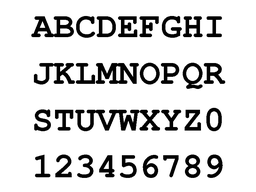
#> input picture Uebungsblatt_08/code/given/Alphabet.png, 256 x 192 px, shrunk from 800 x 600 before the run
$ python sheet08.py --task harris --image1 Alphabet.png
#> lines starting #> are read from the running program, lines starting #| are printed output that depends on the picture; after the words box and inside, x2 and y2 are one past the last pixel; in counts of white or black regions, pixels touching at a corner belong together
#> in load_image, image is the input picture: shape (192, 256); min 0, max 255, mean 217
#| Bildgröße: (192, 256)
import numpy as np
import cv2
import argparse
import math

def harris_corner_detector(image, kappa=0.15, sigma=2.0, threshold=500000):
    """
    Harris Corner Detector

    Parameters:
    - image: Input grayscale image (numpy array)
    - kappa: Harris detector parameter (typically 0.04-0.06)
    - sigma: Standard deviation for Gaussian smoothing
    - threshold: Threshold for corner response

    Returns:
    - corners: List of corner coordinates [(x, y), ...]

    """
#> called with kappa = 0.15, sigma = 2, threshold = 500000
    def calc_weight(u, v):
        e = np.exp(1)
        harris_weight = e ** ( - (u ** 2 + v ** 2) / (2 * (sigma ** 2)))
        return harris_weight

    # Arbeitskopie in float32, um Überläufe zu vermeiden
    img = image.astype(np.float32)

    dx = np.zeros(image.shape, dtype=np.float32)
    dy = np.zeros(image.shape, dtype=np.float32)

    for x in range(1, image.shape[0]-1):
        for y in range(1, image.shape[1]-1):
             dx[x,y] = (img[x+1,y] - img[x-1,y])
             dy[x,y] = (img[x,y+1] - img[x,y-1])

    dxx = np.zeros(dx.shape, dtype=np.float32)
    dyy = np.zeros(dy.shape, dtype=np.float32)

    for x in range(1, len(dx)):
        for y in range(1, len(dx[x])):
            dxx[x,y] = dx[x,y] ** 2
            dyy[x,y] = dy[x,y] ** 2
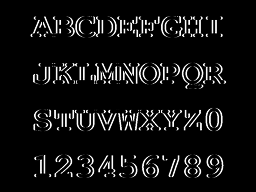
#> dyy: shape (192, 256) float32; min 0, max 65025, mean 4558.7; drawn with min black and max white

    dxy = np.zeros(dx.shape, dtype=np.float32)

    for x in range (1, len(dx)):
        for y in range (1, len(dx[x])):
            dxy[x,y] = dx[x,y] * dy[x,y]

    wdxx = np.zeros(dxx.shape, dtype=np.float32)
    wdyy = np.zeros(dyy.shape, dtype=np.float32)
    wdxy = np.zeros(dxy.shape, dtype=np.float32)

    # Feste Fenstergröße 3x3, Offsets u,v in {-1,0,1}
    H, W = dxx.shape
#> H = 192; W = 256
    for x in range(1, H-1):
        for y in range(1, W-1):
            sxx = 0.0
            syy = 0.0
            sxy = 0.0
            for u in (-1, 0, 1):
                for v in (-1, 0, 1):
                    w = calc_weight(u, v)
                    sxx += dxx[x+u, y+v] * w
                    syy += dyy[x+u, y+v] * w
                    sxy += dxy[x+u, y+v] * w
            wdxx[x,y] = sxx
            wdyy[x,y] = syy
            wdxy[x,y] = sxy
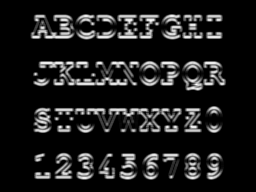
#> wdxx: shape (192, 256) float32; min 0, max 319956.5, mean 35746.8; drawn with min black and max white
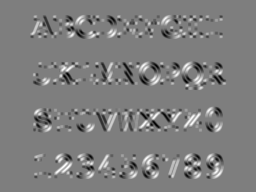
#> wdxy: shape (192, 256) float32; min -222288.2, max 225431.3, mean 714.2; drawn with min black and max white
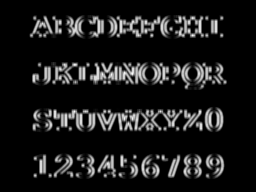
#> wdyy: shape (192, 256) float32; min 0, max 343074, mean 34852.5; drawn with min black and max white

    response = np.zeros(wdxx.shape, dtype=np.float32)
    for x in range(1, H-1):
        for y in range(1, W-1):
            det = wdxx[x,y] * wdyy[x,y] - (wdxy[x,y] ** 2)
            trace = wdxx[x,y] + wdyy[x,y]
            response[x,y] = det - kappa * (trace ** 2)
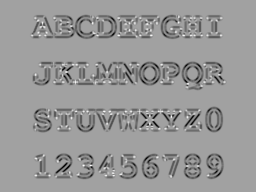
#> response: shape (192, 256) float32; min -3.05e+10, max 1.77e+10, mean -1.68e+09; drawn with min black and max white

    corners = []
    for x in range(1, H-1):
        for y in range(1, W-1):
            if response[x,y] > threshold:
                corners.append((y,x))
#| Anzahl gefundener Corners: 1608


    print(f"Harris Corner Detector - Parameter: κ={kappa}, σ={sigma}, t={threshold}")

    return corners


def visualize_corners(image, corners):
    """
    Visualize detected corners on image

    Args:
        image: Original grayscale image
        corners: List of corner coordinates

    Returns:
        result_image: RGB image with marked corners
    """
    # Konvertierung zu RGB falls Grauwert
    if len(image.shape) == 2:
        result_image = cv2.cvtColor(image, cv2.COLOR_GRAY2RGB)
    else:
        result_image = image.copy()

    for corner in corners:
        x, y = corner
        y0 = max(0, y - 1)
        y1 = min(result_image.shape[0], y + 2)
        x0 = max(0, x - 1)
        x1 = min(result_image.shape[1], x + 2)
        result_image[y0:y1, x0:x1] = [255, 0, 0]
#> this loop made 1608 passes
#> corner on passes 1 to 3: (95, 15), (176, 15), (178, 15)
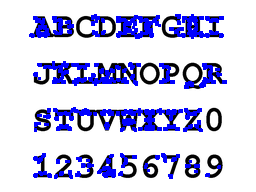
#> result_image: shape (192, 256, 3); 11.53% of pixels changed, all inside (x1, y1, x2, y2) = (29, 14, 227, 179)

    return result_image


# [189 lines left out: functions compute_gradient_magnitude_orientation, compute_sift_descriptors, find_correspondences, visualize_correspondences, not called in this run]


def load_image(image_path, grayscale=True):
    """Helper function to load images"""
    if grayscale:
        image = cv2.imread(image_path, cv2.IMREAD_GRAYSCALE)
    else:
        image = cv2.imread(image_path, cv2.IMREAD_COLOR)
        image = cv2.cvtColor(image, cv2.COLOR_BGR2RGB)

    if image is None:
        raise FileNotFoundError(f"Bild nicht gefunden: {image_path}")

    return image


# [54 lines left out: function extract_corners_from_harris_result, not called in this run]


def process_harris_task(image_path, kappa, sigma, threshold):
    """Aufgabe 2: Harris Corner Detector"""
    print("=== Aufgabe 2: Harris Corner Detector ===")
    print(f"Eingabebild: {image_path}")
    print(f"Parameter: κ={kappa}, σ={sigma}, t={threshold}")

    # Bild laden
    image = load_image(image_path, grayscale=True)
    print(f"Bildgröße: {image.shape}")

    # Harris Corner Detector
    corners = harris_corner_detector(image, kappa, sigma, threshold)

    print(f"Anzahl gefundener Corners: {len(corners)}")

    # Visualisierung
    result_image = visualize_corners(image, corners)

    # Ausgabe
    output_filename = f"result_harris_{image_path.split('/')[-1]}"
    cv2.imwrite(output_filename, cv2.cvtColor(result_image, cv2.COLOR_RGB2BGR))
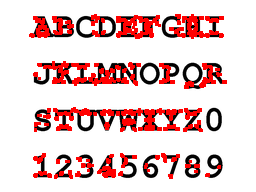
#> saved as result_harris_Alphabet.png: shape (192, 256, 3); mean B, G, R 203, 203, 232.4
    print(f"Ergebnisbild gespeichert: {output_filename}")

    return corners, result_image


# [65 lines left out: function process_sift_task, not called in this run]


def main():
    parser = argparse.ArgumentParser(description='Harris Corner Detector und SIFT Descriptor')
    parser.add_argument('--task', choices=['harris', 'sift'], required=True,
                        help='Aufgabe: harris (Aufgabe 2) oder sift (Aufgabe 4)')
    parser.add_argument('--image1', required=True, help='Pfad zum ersten Bild')
    parser.add_argument('--image2', help='Pfad zum zweiten Bild (nur für SIFT)')
    parser.add_argument('--kappa', type=float, default=0.15, help='Harris Kappa Parameter')
    parser.add_argument('--sigma', type=float, default=2.0, help='Sigma für Gauss-Filter')
    parser.add_argument('--threshold', type=float, default=500000, help='Schwellwert für Corner Response')
    parser.add_argument('--use-harris-results', action='store_true',
                        help='Verwende Harris-Ergebnisbilder (mit roten Punkten) als Input für SIFT')

    args = parser.parse_args()

    try:
        if args.task == 'harris':
            process_harris_task(args.image1, args.kappa, args.sigma, args.threshold)

        elif args.task == 'sift':
            if not args.image2:
                raise ValueError("Für SIFT task wird --image2 benötigt")

            process_sift_task(args.image1, args.image2, args.kappa, args.sigma, args.threshold, args.use_harris_results)

    except Exception as e:
        print(f"Fehler: {e}")
        import traceback
        traceback.print_exc()
        return 1

    print("\nProgramm erfolgreich beendet!")
    return 0


if __name__ == "__main__":
    exit(main())
#> (the program exits here)
